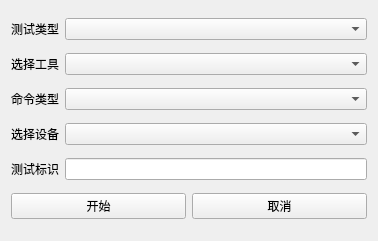
<?xml version="1.0" encoding="UTF-8"?>
<ui version="4.0">
 <class>AddTestWidget</class>
 <widget class="QWidget" name="AddTestWidget">
  <property name="geometry">
   <rect>
    <x>0</x>
    <y>0</y>
    <width>378</width>
    <height>241</height>
   </rect>
  </property>
  <property name="windowTitle">
   <string>Form</string>
  </property>
  <layout class="QGridLayout" name="gridLayout">
   <item row="0" column="1">
    <widget class="QComboBox" name="cbox_type">
     <property name="sizeAdjustPolicy">
      <enum>QComboBox::AdjustToContentsOnFirstShow</enum>
     </property>
    </widget>
   </item>
   <item row="1" column="1">
    <widget class="QComboBox" name="cbox_tool"/>
   </item>
   <item row="5" column="1">
    <widget class="QLineEdit" name="lineEdit_name"/>
   </item>
   <item row="2" column="1">
    <widget class="QComboBox" name="cbox_action"/>
   </item>
   <item row="5" column="0">
    <widget class="QLabel" name="label_4">
     <property name="text">
      <string>测试标识</string>
     </property>
    </widget>
   </item>
   <item row="4" column="0">
    <widget class="QLabel" name="label_2">
     <property name="text">
      <string>选择设备</string>
     </property>
     <property name="alignment">
      <set>Qt::AlignLeading|Qt::AlignLeft|Qt::AlignVCenter</set>
     </property>
    </widget>
   </item>
   <item row="2" column="0">
    <widget class="QLabel" name="label_5">
     <property name="text">
      <string>命令类型</string>
     </property>
    </widget>
   </item>
   <item row="0" column="0">
    <widget class="QLabel" name="label">
     <property name="text">
      <string>测试类型</string>
     </property>
     <property name="alignment">
      <set>Qt::AlignLeading|Qt::AlignLeft|Qt::AlignVCenter</set>
     </property>
    </widget>
   </item>
   <item row="1" column="0">
    <widget class="QLabel" name="label_3">
     <property name="text">
      <string>选择工具</string>
     </property>
     <property name="alignment">
      <set>Qt::AlignLeading|Qt::AlignLeft|Qt::AlignVCenter</set>
     </property>
    </widget>
   </item>
   <item row="4" column="1">
    <widget class="QComboBox" name="cbox_device"/>
   </item>
   <item row="6" column="0" colspan="2">
    <layout class="QHBoxLayout" name="horizontalLayout">
     <item>
      <widget class="QPushButton" name="btn_start">
       <property name="text">
        <string>开始</string>
       </property>
      </widget>
     </item>
     <item>
      <widget class="QPushButton" name="btn_cancel">
       <property name="text">
        <string>取消</string>
       </property>
      </widget>
     </item>
    </layout>
   </item>
   <item row="3" column="0" colspan="2">
    <layout class="QHBoxLayout" name="boxLayout"/>
   </item>
  </layout>
 </widget>
 <resources/>
 <connections/>
</ui>
